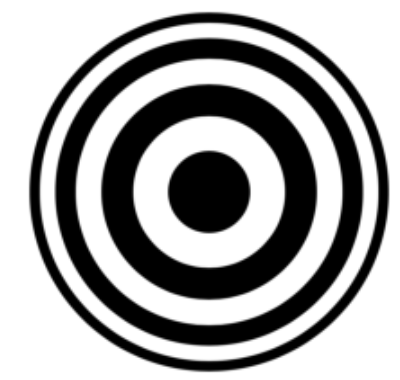
#> input picture stickers/sticker6.png, 400 x 380 px, found by its file name
$ python test_sliding_window_overlap.py
#> lines starting #> are read from the running program, lines starting #| are printed output that depends on the picture
### source.py
from skimage import io, color, data, draw, exposure, feature,metrics, filters, measure, morphology, util, segmentation
from skimage.transform import resize
import numpy as np
import cv2 as cv
import matplotlib.pyplot as plt
import scipy.fft as sft
import scipy.signal as sps
from PIL import Image

class Helper:

    def __init__(self) -> None:
        pass

    def get_dft(self,img):
        return sft.fft2(img)

    def get_dft_magnitude(self,dft):
        """
        Returns the log10-scaled magnitude of the DFT shifted to have low frequencies at the center
        Param: dft (the complex DFT of an image)
        """
        dft_mag = np.log10(1 + np.abs(sft.fftshift(dft)))
        return dft_mag

    # [282 lines left out: functions display_img, pad_image, dft_by_search_box, create_spectrogram, show_spectrogram, show_grid and 4 more, not called in this run]


    def find_location_sliding_window(self, sticker, image, step_x = 20, step_y = 20):
        """Find the best location of the searching window by sliding it over the image
             in the given steps

        Args:
            sticker (np.array): sticker
            image (np.arra): image
            step (int, optional): The number of pixels the window skips each time

        Returns:
            best_position (tuple): the top left coordinate of the best window
            best_match_box (np.array): the best window
        """

        sticker_height, sticker_width = sticker.shape
        image_height, image_width = image.shape

        if sticker_height > image_height or sticker_width > image_width:
            return None  # The sticker can't fit in the image

        min_mse = float('inf')
        best_position = None
        best_match_box = None
        sticker_dft = self.get_dft(sticker)
        sticker_dft_mag = self.get_dft_magnitude(sticker_dft)

        # Loop over all possible top-left corners of the search window
        for y in range(0, image_height - sticker_height + 1, step_y):
            for x in range(0, image_width - sticker_width + 1, step_x):
                # Extract the current part of the image that the window covers
                window = image[y:y+sticker_height, x:x+sticker_width]

                window_dft = self.get_dft(window)
                window_dft_mag = self.get_dft_magnitude(window_dft)

                # Calculate MSE between the sticker and the window
                mse = np.mean((window_dft_mag - sticker_dft_mag) ** 2)

                # Update the best position if a new minimum MSE is found
                if mse < min_mse:
                    min_mse = mse
                    best_position = (y, x)
                    best_match_box = window.copy()

        return best_position, best_match_box


    # [137 lines left out: functions draw_bounding_box, template_matching, find_location_recursive_spatial, find_location_sliding_window_spatial, not called in this run]

### Object Tracking/test_sliding_window_overlap.py
import cv2 as cv
import numpy as np
import os
import scipy.fft as sft
from skimage import io, color, transform
import matplotlib.pyplot as plt
from PIL import Image
from source import Helper
h = Helper()

def tracking(sticker, folder_path, step_x = 20, step_y = 20):
    # Get list of image files in the folder
    image_files = sorted([os.path.join(folder_path, file) for file in os.listdir(folder_path) if file.endswith(('.png', '.jpg', '.jpeg'))])

    if not image_files:
        print("No image files found in the folder.")
        exit()

    for image_file in image_files:
        # Read the image
        image = io.imread(image_file, as_gray=True)
        # Convert image to numpy array
        image = np.array(image)

        best_position, best_match_box = h.find_location_sliding_window(sticker,image, step_x = step_x, step_y = step_y)

        cv.namedWindow('Image', cv.WINDOW_NORMAL)
        cv.resizeWindow('Image', 1200, 720)

        y,x = best_position
        img = image.copy()
        sticker_height = sticker.shape[0]
        sticker_width = sticker.shape[1]
        image_window = cv.rectangle(image,(x,y),(x+sticker_width, y+sticker_height), (0,255,0), 4)
        cv.imshow('Image', image_window)
        cv.waitKey(0)

    cv.destroyAllWindows()


if __name__ == "__main__":

    sticker = io.imread('stickers/sticker6.png', as_gray = True)
#> sticker is the input picture: shape (380, 400) float64; min 0, max 1, mean 0.649
    # Path to the folder containing images
    folder_path = '/Users/sallyliu/Desktop/CSCI 452/Project/Image_Processing_Project/video_circle'
    tracking(sticker, folder_path, step_x = 100,step_y = 100)
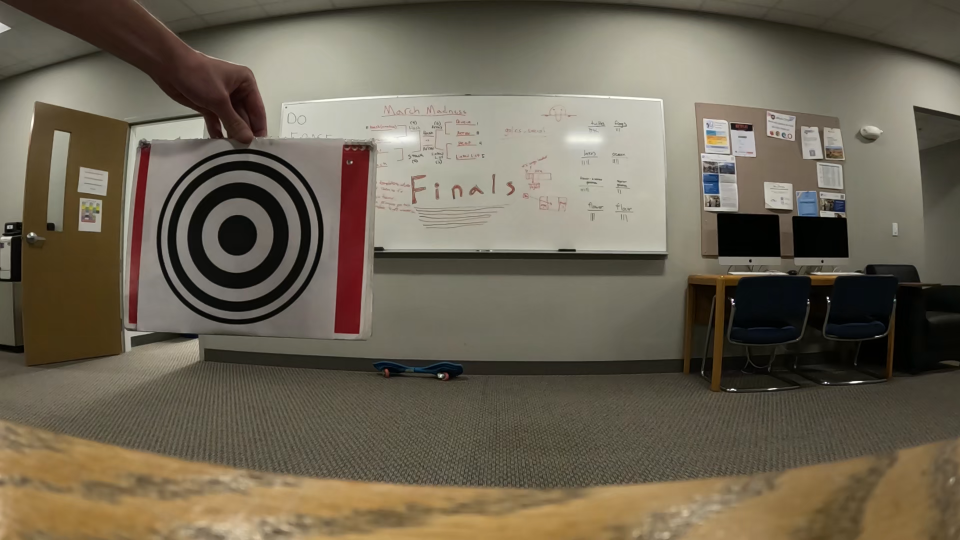
#> input picture video_circle/frame_0000.png, 1920 x 1080 px, found by its file name (shown at 1/2 size)
#> in tracking, `image = io.imread(image_file, as_gray=True)`:
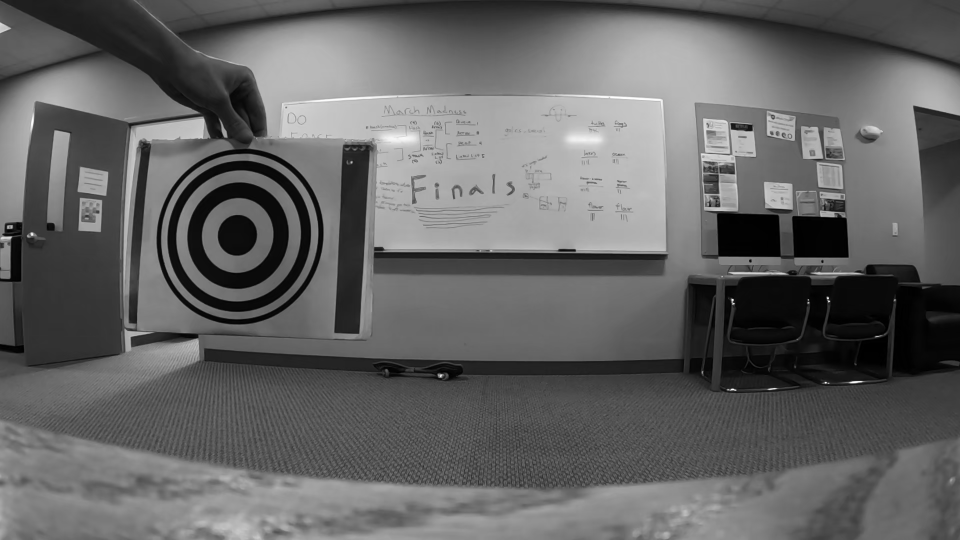
#> image: shape (1080, 1920) float64 (shown at 1/2 size); min 0, max 0.998, mean 0.396
#> in get_dft_magnitude, `dft_mag = np.log10(1 + np.abs(sft.fftshift(dft)))`:
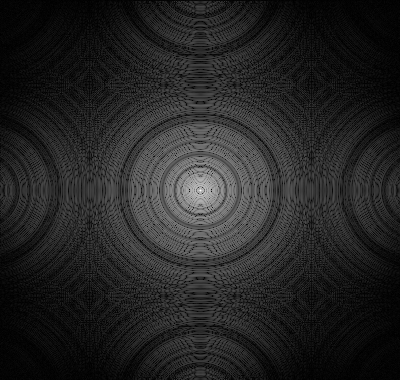
#> dft_mag: shape (380, 400) float64; min 0.00106, max 4.99, mean 0.722; drawn with min black and max white
#> after the loop in find_location_sliding_window, `for y in range(0, image_height - sticker_height + 1, step_y):`:
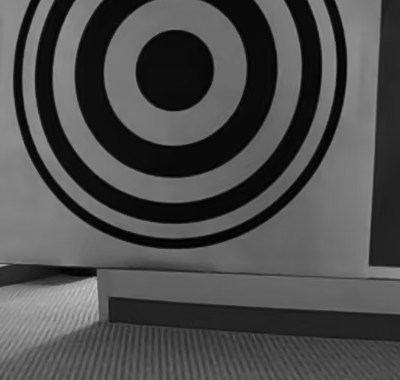
#> best_match_box: shape (380, 400) float64; min 0.0025, max 0.768, mean 0.306
#> after the loop in find_location_sliding_window, `for y in range(0, image_height - sticker_height + 1, step_y):`:
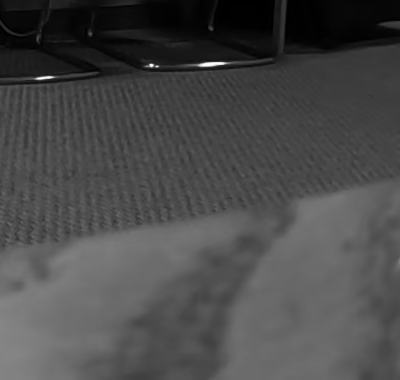
#> window: shape (380, 400) float64; min 0, max 0.997, mean 0.29
#> after the loop in find_location_sliding_window, `for y in range(0, image_height - sticker_height + 1, step_y):`: best_position = (400, 300); min_mse = 0.12
#> in tracking, `best_position, best_match_box = h.find_location_sliding_window(sticker..`: best_position = (400, 300)
#> in tracking, `y,x = best_position`: y = 400; x = 300
